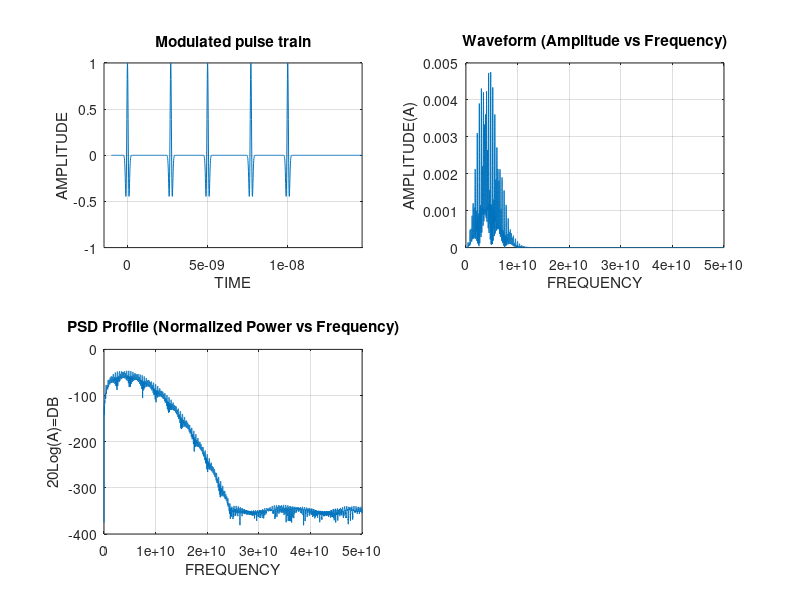
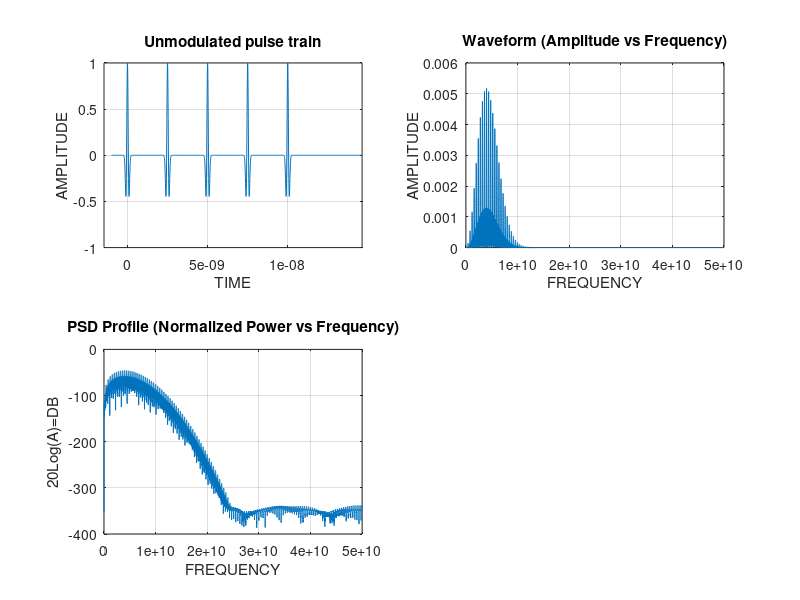
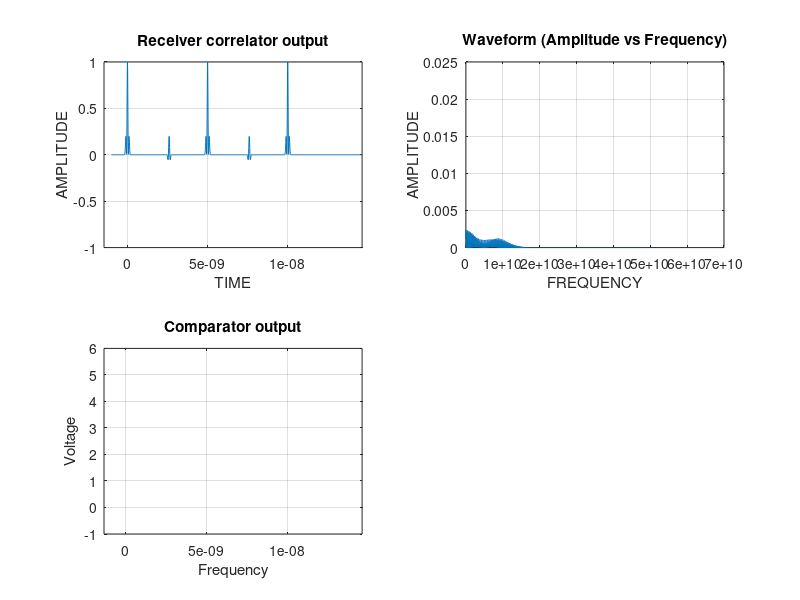

MATLAB code for these plots, in order:
%%%%%%%%%%%%%%%%%%%%%%%%%%%%%%%%%%%%%%%%%%%%%%%%%%%%%%%%%%%%%%%%%%%%%%%%%%%
%
%                 (2K19-EP-032) Dhruv Tyagi & Ayush Kumar (2K19-EP-030)
%
%                   EMT Mid Term Evaluation Project
%                PPM & Link Analysis of UWB monocycle & doublet waveforms
%
%
%This m file plots the time and frequency waveforms for PPM 1st and 2nd derivative 
%equations used in UWB system analysis. Fudge factors are required to
%correct for inaccuracies in the 1st and 2nd derivative equations.
%Tail to tail on the time wave forms must be considered as the actual pulse width. 
%7*PW1 has about 99.9% of the signal power. The frequency spreads and center 
%frequencies(fc=center of the spread)are correct as you can verify(fc~1/pw1).
%Change pw(fudge factor)and t for other entered(pw1) pulse widths and
%zooming in on the waveforms.A basic correlation receiver is constructed
%showing the demodulated output information from a comparator(10101). Perfect sync
%is assumed in the correlation receiver.
%Refer SETUP and other info at end of program.
%The program is not considered to be the ultimate in UWB link analysis, but is 
%configured to show basic concepts of the new technology.
%================================================
pw1=.5e-9;%pulse width in nanosec,change to desired width
pw=pw1/2.5;%Fudge factor to compensate for inaccuracies(approx. 4-5 for 1st der. and
%approx. 2-3 for 2nd der.)
Fs=100e9;%Sample frequency
Fn=Fs/2;%Nyquist frequency (Highest frequency that can be coded at a given sampling rate)
t=-1e-9:1/Fs:20e-8;%time vector sampled at Fs Hertz. zoom in/out using (-1e-9:1/Fs:xxxx)
A=1;
%================================================ 
% EQUATIONS
%================================================

%1st derivative of Gaussian pulse=Gaussian monocycle
%y=A*(t/pw).*exp(-(t/pw).^2);

%2nd derivative of Gaussian pulse=doublet(two zero crossings)
y =A*(1 - 4*pi.*((t)/pw).^2).* exp(-2*pi.*((t)/pw).^2);

% y=y.*sin((2*pi*t*4.5e9).^2)%spectrum notches(multipath)
%================================================
%==================================================
% 1ST DERIVATIVE MONOCYCLE(PPM WITH 5 PULSES)
%==================================================
%yp=y+ ...
%A*((t-2.5e-9-.2e-9)/pw).*exp(-((t-2.5e-9-.2e-9)/pw).^2)+A*((t-5e-9)/pw).*exp(-((t-5e-9)/pw).^2)+ ...
%A*((t-7.5e-9-.2e-9)/pw).*exp(-((t-7.5e-9-.2e-9)/pw).^2)+A*((t-10e-9)/pw).*exp(-((t-10e-9)/pw).^2);
%==================================================
% 2ND DERIVATIVE DOUBLET(PPM WITH 5 PULSES)
%==================================================
%modulated doublet
yp=y+ ...
A*(1-4*pi.*((t-2.5e-9-.2e-9)/pw).^2).*exp(-2*pi.*((t-2.5e-9-.2e-9)/pw).^2)+ ...
A*(1-4*pi.*((t-5.0e-9)/pw).^2).*exp(-2*pi.*((t-5.0e-9)/pw).^2)+ ...
A*(1-4*pi.*((t-7.5e-9-.2e-9)/pw).^2).*exp(-2*pi.*((t-7.5e-9-.2e-9)/pw).^2)+ ...
A*(1-4*pi.*((t-10e-9)/pw).^2).*exp(-2*pi.*((t-10e-9)/pw).^2);
%unmodulated doublet
B=1;%This shows how the anplitude matching of templet and modulated signal
%plays an important part. Would require AGC on first LNA to hold modulated
%sig constant within an expected multipath range.(B=.4 to .5 causes errors).  
yum=B*y+ ...
B*(1-4*pi.*((t-2.5e-9)/pw).^2).*exp(-2*pi.*((t-2.5e-9)/pw).^2)+ ...
B*(1-4*pi.*((t-5.0e-9)/pw).^2).*exp(-2*pi.*((t-5.0e-9)/pw).^2)+ ...
B*(1-4*pi.*((t-7.5e-9)/pw).^2).*exp(-2*pi.*((t-7.5e-9)/pw).^2)+ ...
B*(1-4*pi.*((t-10e-9)/pw).^2).*exp(-2*pi.*((t-10e-9)/pw).^2);
yc=yp.*yum;%yc(correlated output)=yp(modulated)times yum(unmodulated) doublet.
% SO the correlator output is basically the modulated*unmodulated doublet
%This is where the correlation occurs in the receiver and would be the
%first mixer in the receiver. 
%==================================================
% FFT %Discrete Fourier Transform
%==================================================
%new FFT for modulated doublet
y=yp;%y=modulated doublet
NFFY=2.^(ceil(log(length(y))/log(2)));
FFTY=fft(y,NFFY);%pad with zeros
NumUniquePts=ceil((NFFY+1)/2); 
FFTY=FFTY(1:NumUniquePts);
MY=abs(FFTY);
MY=MY*2;
MY(1)=MY(1)/2;
MY(length(MY))=MY(length(MY))/2;
MY=MY/length(y);
f=(0:NumUniquePts-1)*2*Fn/NFFY;
%new fft for unmodulated doublet
y1=yum;%unmodulated doublet
NFFY1=2.^(ceil(log(length(y1))/log(2)));
FFTY1=fft(y1,NFFY1);%pad with zeros
NumUniquePts=ceil((NFFY1+1)/2); 
FFTY1=FFTY1(1:NumUniquePts);
MY1=abs(FFTY1);
MY1=MY1*2;
MY1(1)=MY1(1)/2;
MY1(length(MY1))=MY1(length(MY1))/2;
MY1=MY1/length(y1);
f=(0:NumUniquePts-1)*2*Fn/NFFY1;
%new fft for correlated yc
y2=yc;%y2 is the time domain signal output of the multiplier
%(modulated times unmodulated) in the correlation receiver. Plots 
%in the time domain show that a simple comparator instead of high speed A/D's 
%could be used to recover the 10101 signal depending on integrator design. 
%We have not included an integrator in the program but it would be a properly 
%constructed low pass filter in an actual receiver.
NFFY2=2.^(ceil(log(length(y2))/log(2)));
FFTY2=fft(y2,NFFY2);%pad with zeros
NumUniquePts=ceil((NFFY2+1)/2); 
FFTY2=FFTY2(1:NumUniquePts);
MY2=abs(FFTY2);
MY2=MY2*2;
MY2(1)=MY2(1)/2;
MY2(length(MY2))=MY2(length(MY2))/2;
MY2=MY2/length(y2);
f=(0:NumUniquePts-1)*2*Fn/NFFY2;
%===================================================
% PLOTS
%===================================================
%plots for modulated doublet
figure(1)
subplot(2,2,1); plot(t,y);xlabel('TIME');ylabel('AMPLITUDE');
title('Modulated pulse train');
grid on;
axis([-1e-9,10e-9 -1 1])
subplot(2,2,2); plot(f,MY);xlabel('FREQUENCY');ylabel('AMPLITUDE(A)');
title('Waveform (Amplitude vs Frequency)');
%axis([0 10e9 0 .1]);%zoom in/out
grid on;
subplot(2,2,3); plot(f,20*log10(MY));xlabel('FREQUENCY');ylabel('20Log(A)=DB');
title('PSD Profile (Normalized Power vs Frequency)');
%axis([0 20e9 -120 0]);
grid on;
%plots for unmodulated doublet
figure(2)
subplot(2,2,1); plot(t,y1);xlabel('TIME');ylabel('AMPLITUDE');
title('Unmodulated pulse train');
grid on;
axis([-1e-9,10e-9 -1 1])
subplot(2,2,2); plot(f,MY1);xlabel('FREQUENCY');ylabel('AMPLITUDE');
title('Waveform (Amplitude vs Frequency)');
%axis([0 10e9 0 .1]);%zoom in/out
grid on;
subplot(2,2,3); plot(f,20*log10(MY1));xlabel('FREQUENCY');ylabel('20Log(A)=DB');
title('PSD Profile (Normalized Power vs Frequency)')
%axis([0 20e9 -120 0]);
grid on;
%plots for correlated yc
figure(3)
subplot(2,2,1); plot(t,y2);xlabel('TIME');ylabel('AMPLITUDE');
title('Receiver correlator output');
grid on;
axis([-1e-9,10e-9 -1 1])
subplot(2,2,2); plot(f,MY2);xlabel('FREQUENCY');ylabel('AMPLITUDE');
title('Waveform (Amplitude vs Frequency)');
axis([0 7e10 0 .025]);%zoom in/out
grid on;
subplot(2,2,3); plot(f,20*log10(MY2));xlabel('FREQUENCY');ylabel('20Log(A)=DB');
title('PSD Profile (Normalized Power vs Frequency)')
%axis([0 20e9 -120 0]);
grid on;
%================================================
%Comparator
%================================================
pt=.5;%sets level where threshhold device comparator triggers
H=5;%(volts)
L=0;%(volts)
LEN=length(y2);
for ii=1:LEN;
    if y2(ii)>=pt;%correlated output(y2) going above pt threshold setting
        pv(ii)=H;%pulse voltage
    else;
        pv(ii)=L;
    end;
end ;
po=pv;%pulse out=pulse voltage
%figure(4)
%plot(t,po);
axis([-1e-9 11e-9 -1 6])
title('Comparator output');
xlabel('Frequency');
ylabel('Voltage');
grid on;
%===================================================
%SETUP and INFO
%===================================================
%Enter desired pulse width in pw1(.5e-9).
%Change t=-1e-9:1/Fs:(xxxx) to 1e-9.
%Press F5 or run.
%With waveform in plot 2,2,1, set pulse width with fudge factor to .5e-9
%using #s corresponding to chosen waveform. Set from tail to tail.
%Change t=-1e-9:1/Fs:(xxx) to something like 20e-9.Zoom out.
%Press F5 and observe waveforms. Print waveforms to compare with next set of
%wave forms.
%Pick another waveform by commenting out existing waveform and repeat as above.
%When comparing the waveforms we see that the second derivative
%doublet has a center frequency in the spread twice that of the first
%derivative monocycle.
%This is expected on a second derivative. Picking a doublet waveform
%for transmission (by choice of UWB antenna design) pushes the fc center frequency 
%spread out by (two) allowing relief from the difficult design of narrower pulse
%generating circuits in transmitters and receivers. If a monocycle is choosen, we would
%need to design our pulse circuits with a much narrower(factor of two)pulse width to
%meet the tough FCC spectral mask from ~3 to 10GHz at-40Dbm. A
%pulse width of ~ 0.4 to 0.45 nanosec using a doublet at the proper amplitude(A) 
%could meet the requirements. The antenna choice at the receiver could
%integrate the doublet to a monocycle so a wave form for the modulated
%monocycle is included. Also an unmodulated monocycle template could correlate with a
%modulated doublet extracting the information but the proper sense of the
%monocycle would be required along with proper information delay setup in
%the equations.
 
%Users can zoom in on the waveforms of plot 2,2,1 to see the PPM
%delays generating 10101. Use axis on plot 2,,2,1 for better
%zooming.Comment in the axis.
%Processing gains of greater than 20DB can be achieved by selection of the
%PRF and integrator using high information bit rates. This, when doing a 
%link budget, should give enough link margin for multipath conditions with
%a fixed transmitter power at ranges of 3 to 10 meters.
%I didn't include BER checking with noise in the program because I beleive many more
%pulses would be required to get the true picture.
%Perfect sync is assumed in the correlation receiver. You could delay the
%unmodulated doublet waveform and check the correlation properties of the 
%waveforms at the receiver and observe how the S/N(or output signal since no noise has been
%added to the program) degrades when not in perfect sync.
%Potential Things that could be added:
%A.more pulses
%B.integrator
%C.noise
%D.BER